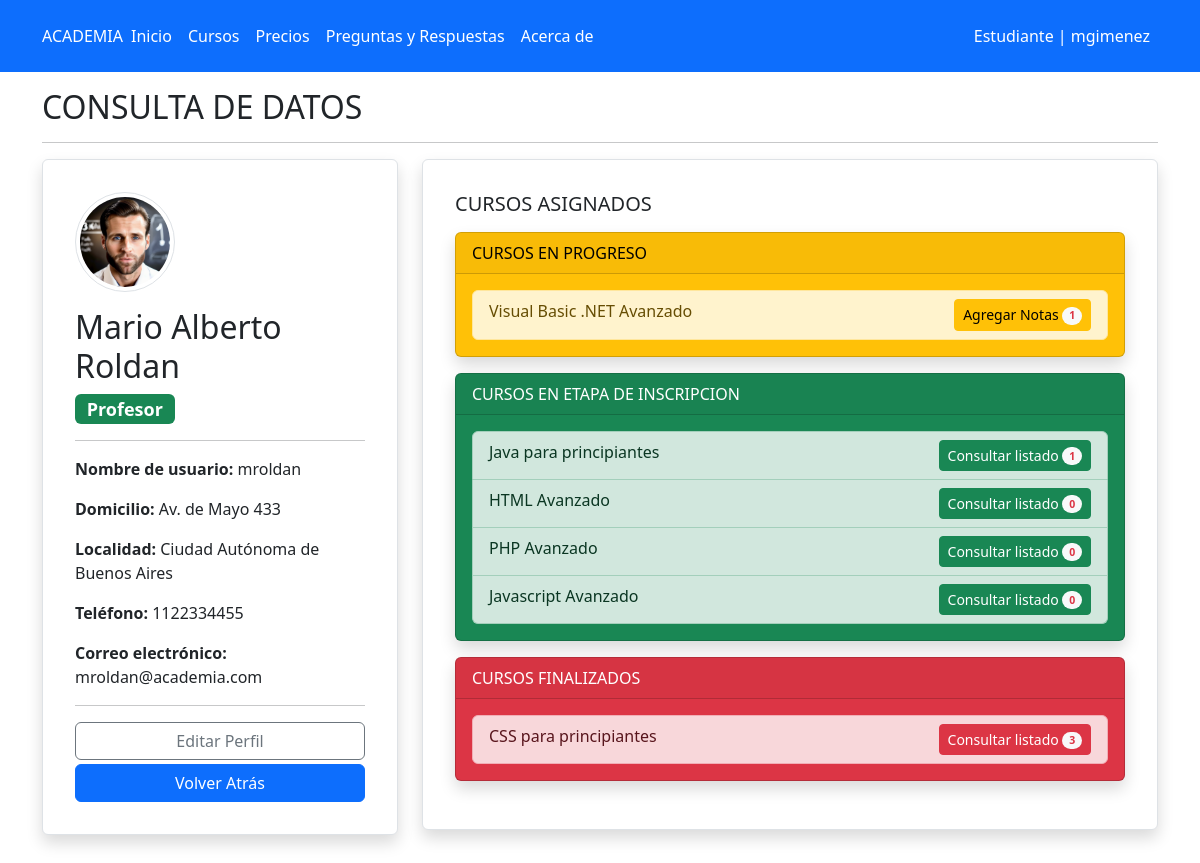
Page /user_details/2/ (signed in) on the committed database.
### accounts/models.py (models this page shows, shortened)
class Profile(models.Model):
    user = models.OneToOneField(User, on_delete=models.CASCADE, related_name='profile', verbose_name='Usuario')
    image = models.ImageField(default='default.png', upload_to='users/', verbose_name='Imagen de perfil')
    address = models.CharField(max_length=150, null=True, blank=True, verbose_name='Dirección')
    location = models.CharField(max_length=150, null=True, blank=True, verbose_name='Localidad')
    telephone = models.CharField(max_length=50, null=True, blank=True, verbose_name='Teléfono')
    created_by_admin = models.BooleanField(default=True, blank=True, null=True, verbose_name='Creado por Admin')
    class Meta:
        verbose_name = 'perfil'
        verbose_name_plural = 'perfiles'
        ordering = ['-id']

### core/models.py (models this page shows, shortened)
class Course(models.Model):
    STATUS_CHOICES = (
        ('I', 'En etapa de inscripción'),
        ('P', 'En progreso'),
        ('F', 'Finalizado'),
    )
    name = models.CharField(max_length=90, verbose_name='Nombre')
    description = models.TextField(blank=True, null=True, verbose_name='Descripción')
    teacher = models.ForeignKey(User, on_delete=models.CASCADE, limit_choices_to={'groups__name': 'profesores'}, verbose_name='Profesor')
    class_quantity = models.PositiveIntegerField(default=0, verbose_name='Cantidad de clases')
    status = models.CharField(max_length=1, choices=STATUS_CHOICES, default='I', verbose_name='Estado')
    class Meta:
        verbose_name = 'Curso'
        verbose_name_plural = 'Cursos'

### core/views.py (the view, shortened to what this page needs)
# urls.py: path('user_details/<int:pk>/', UserDetailsView.as_view(), name='user_details'),
@add_group_name_to_context
class UserDetailsView(LoginRequiredMixin, DetailView):
    model = User
    template_name = 'user_details.html'
    context_object_name = 'user_profile'
    def get_context_data(self, **kwargs):
        context = super().get_context_data(**kwargs)
        user = self.get_object()
        group_id, group_name, group_name_singular, color = get_group_and_color(user)
        groups = Group.objects.all()
        singular_names = [plural_to_singular(group.name).capitalize() for group in groups]
        groups_ids = [group.id for group in groups]
        singular_groups = zip(singular_names, groups_ids)
        context['group_id_user'] = group_id
        context['group_name_user'] = group_name
        context['group_name_singular_user'] = group_name_singular
        context['color_user'] = color
        context['singular_groups'] = singular_groups
        if user.groups.first().name == 'profesores':
            assigned_courses = Course.objects.filter(teacher=user).order_by('-id')
            inscription_courses = assigned_courses.filter(status='I')
            progress_courses = assigned_courses.filter(status='P')
            finalized_courses = assigned_courses.filter(status='F')
            context['inscription_courses'] = inscription_courses
            context['progress_courses'] = progress_courses
            context['finalized_courses'] = finalized_courses
        return context

### core/views.py (called while the page is built)
def plural_to_singular(plural):
    plural_singular = {
        "estudiantes": "estudiante",
        "profesores": "profesor",
        "preceptores": "preceptor",
        "administrativos": "administrativo",
    }
    return plural_singular.get(plural, "error")

def get_group_and_color(user):
    group = user.groups.first()
    group_id = None
    group_name = None
    group_name_singular = None
    color = None
    if group:
        if group.name == 'estudiantes':
            color = 'bg-primary'
        elif group.name == 'profesores':
            color = 'bg-success'
        elif group.name == 'preceptores':
            color = 'bg-secondary'
        elif group.name == 'administrativos':
            color = 'bg-danger'
        group_id = group.id
        group_name = group.name
        group_name_singular = plural_to_singular(group.name)
    return group_id, group_name, group_name_singular, color

def add_group_name_to_context(view_class):
    original_dispatch = view_class.dispatch
    def dispatch(self, request, *args, **kwargs):
        user = self.request.user
        group_id, group_name, group_name_singular, color = get_group_and_color(user)
        context = {
            'group_name': group_name,
            'group_name_singular': group_name_singular,
            'color': color
        }
        self.extra_context = context
        return original_dispatch(self, request, *args, **kwargs)
    view_class.dispatch = dispatch
    return view_class

### templates/user_details.html (shortened to what this page needs)
{% extends "base.html" %}
{% block content %}
<div class="container my-3 mb-5">
    <h2>CONSULTA DE DATOS</h2>
    <hr>
    <div class="row">
        <div class="col-md-4">
            <div class="card border rounded-2 shadow p-3 mb-3">
                <div class="card-body">
                    <img class="img-thumbnail rounded-circle mb-3" src="{{ user_profile.profile.image.url }}" alt="{{ user_profile.username }}" style="width: 100px;">
                    <h2>{{ user_profile.first_name }} {{ user_profile.last_name }}</h2>
                    <h4><span class="badge {{ color_user }}">{{ group_name_singular_user | capfirst }}</span></h4>
                    <hr>
                    <p><strong>Nombre de usuario: </strong>{{ user_profile.username}}</p>
                    <p><strong>Domicilio: </strong>{{ user_profile.profile.address }} </p>
                    <p><strong>Localidad: </strong>{{ user_profile.profile.location }} </p>
                    <p><strong>Teléfono:  </strong>{{ user_profile.profile.telephone }}</p>
                    <p><strong>Correo electrónico:  </strong>{{ user_profile.email }}</p>
                    <hr>
                    <button type="button" class="btn btn-outline-secondary w-100 mb-1" data-bs-toggle="modal" data-bs-target="#editProfileModal" data-student-id="{{ user_profile.id }}">
                        Editar Perfil
                    </button>
                    <a class="btn btn-primary w-100" href="{% url 'profile' %}">Volver Atrás</a>
                </div>
            </div>
        </div>
        <div class="col-md-8">
            <div class="card border rounded-2 shadow p-3 mb-3">
                <div class="card-body">
                    {% if group_name_user == 'estudiantes' %}
                        {% include 'profile/students.html' %}
                    {% elif group_name_user == 'profesores' %}
                        {% include 'profile/profesor.html' %}
                    {% elif group_name_user == 'preceptores' %}
                        {% include 'profile/preceptor.html' %}
                    {% endif %}
                </div>
            </div>
        </div>
    </div>
</div>
{% endblock %}

### templates/base.html (shortened to what this page needs)
<!doctype html>
<html lang="es">
<head>
    {% load static %}
    <link href="{% static 'css/bootstrap.min.css' %}" rel="stylesheet">
</head>
    <body>
        {% include 'header.html' %}
        {% block content %}{% endblock %}
    </body>
</html>

### templates/header.html
{% if user.is_authenticated %}
    {% if group_name == 'estudiantes' %}
        <header class="p-3 text-bg-dark bg-primary">
    {% elif group_name == 'profesores' %}
        <header class="p-3 text-bg-dark bg-success">
    {% elif group_name == 'preceptores' %}
        <header class="p-3 text-bg-dark bg-secondary">
    {% elif group_name == 'administrativos' %}
        <header class="p-3 text-bg-dark bg-danger">
    {% endif %}
{% else %}
    <header class="p-3 text-bg-dark bg-primary">
{% endif %}
<div class="container">
    <div class="d-flex flex-wrap align-items-center justify-content-center justify-content-lg-start">
        <a href="{% url 'home' %}" class="d-flex align-items-center mb-2 mb-lg-0 text-white text-decoration-none">
            ACADEMIA
        </a>
        {% if user.is_authenticated %}
            {% if group_name == 'estudiantes' %}
                <ul class="nav col-12 col-lg-auto me-lg-auto mb-2 justify-content-center mb-md-0 bg-primary">
            {% elif group_name == 'profesores' %}
                <ul class="nav col-12 col-lg-auto me-lg-auto mb-2 justify-content-center mb-md-0 bg-success">
            {% elif group_name == 'preceptores' %}
                <ul class="nav col-12 col-lg-auto me-lg-auto mb-2 justify-content-center mb-md-0 bg-secondary">
            {% elif group_name == 'administrativos' %}
                <ul class="nav col-12 col-lg-auto me-lg-auto mb-2 justify-content-center mb-md-0 bg-danger">
            {% endif %}
        {% else %}
            <ul class="nav col-12 col-lg-auto me-lg-auto mb-2 justify-content-center mb-md-0 bg-primary">
        {% endif %}
        <li><a href="{% url 'home' %}" class="nav-link px-2 text-white">Inicio</a></li>
        <li><a href="{% url 'courses' %}" class="nav-link px-2 text-white">Cursos</a></li>
        {% if not user.is_authenticated or group_name == 'estudiantes' %}
            <li><a href="{% url 'pricing' %}" class="nav-link px-2 text-white">Precios</a></li>
            <li><a href="#" class="nav-link px-2 text-white">Preguntas y Respuestas</a></li>
            <li><a href="#" class="nav-link px-2 text-white">Acerca de</a></li>
        {% endif %}
        </ul>
        <div class="text-end">
            {% if user.is_authenticated %}
                <li style="list-style-type: none;">
                    <a class="nav-link px-2 text-white" href="{% url 'profile' %}">{{ group_name_singular|capfirst }}
                        | {{ user.username }}</a>
                </li>
            {% else %}
                <a class="btn btn-outline-light me-2" href="{% url 'custom_login' %}">Iniciar Sesión</a>
                <a class="btn btn-warning" href="{% url 'register' %}">Registrarse</a>
            {% endif %}
        </div>
    </div>
</div>
</header>

### templates/profile/profesor.html
<h5>CURSOS ASIGNADOS</h5>
<div class="card text-bg-warning shadow mt-3 mb-3">
	<div class="card-header">CURSOS EN PROGRESO</div>
	<div class="card-body">
		{% if progress_courses %}
			<ul class="list-group">
				{% for course in progress_courses %}
					{% with enrollment_count=course.registration_set.count %}
						<li class="list-group-item list-group-item-warning">
							{{ course.name }}
							<a href="{% url 'student_list_mark' course.id %}"
							   class="btn btn-sm btn-warning float-end">
								{% if course.status == 'P' %}
									Agregar Notas
								{% endif %}
								<span class="badge rounded-pill bg-light text-danger">{{ enrollment_count }}</span>
							</a>
						</li>
					{% endwith %}
				{% endfor %}
			</ul>
		{% else %}
			<div class="alert alert-warning" role="alert">
				No tiene Cursos en progreso asignados hasta el momento
			</div>
		{% endif %}
	</div>
</div>
<div class="card text-bg-success shadow mb-3">
	<div class="card-header">CURSOS EN ETAPA DE INSCRIPCION</div>
	<div class="card-body">
		{% if inscription_courses %}
			<ul class="list-group">
				{% for course in inscription_courses %}
					{% with enrollment_count=course.registration_set.count %}
						<li class="list-group-item list-group-item-success">
							{{ course.name }}
							<a href="{% url 'student_list_mark' course.id %}"
							   class="btn btn-sm btn-success float-end">
								{% if course.status == 'I' %}
									Consultar listado
								{% endif %}
								<span class="badge rounded-pill bg-light text-danger">{{ enrollment_count }}</span>
							</a>
						</li>
					{% endwith %}
				{% endfor %}
			</ul>
		{% else %}
			<div class="alert alert-success" role="alert">
				No tiene Cursos en estado de inscripcion asignados hasta el momento
			</div>
		{% endif %}
	</div>
</div>
<div class="card text-bg-danger shadow mb-3">
	<div class="card-header">CURSOS FINALIZADOS</div>
	<div class="card-body">
		{% if finalized_courses %}
			<ul class="list-group">
				{% for course in finalized_courses %}
					{% with enrollment_count=course.registration_set.count %}
						<li class="list-group-item list-group-item-danger">
							{{ course.name }}
							<a href="{% url 'student_list_mark' course.id %}" class="btn btn-sm btn-danger float-end">
								{% if course.status == 'F' %}
									Consultar listado
								{% endif %}
								<span class="badge rounded-pill bg-light text-danger">{{ enrollment_count }}</span>
							</a>
						</li>
					{% endwith %}
				{% endfor %}
			</ul>
		{% else %}
			<div class="alert alert-danger" role="alert">
				No tiene Cursos finalizados asignados hasta el momento
			</div>
		{% endif %}
	</div>
</div>

### rows in the picture
Course: name "Visual Basic .NET Avanzado", status "Agregar Notas", registration_set.count "1"
Course: name "Java para principiantes", status "Consultar listado", registration_set.count "1"
Course: name "HTML Avanzado", status "Consultar listado", registration_set.count "0"
Course: name "PHP Avanzado", status "Consultar listado", registration_set.count "0"
Course: name "Javascript Avanzado", status "Consultar listado", registration_set.count "0"
Course: name "CSS para principiantes", status "Consultar listado", registration_set.count "3"

### other values in the picture
{{ group_name_singular|capfirst }} "Estudiante"
{{ user.username }} "mgimenez"
{{ user_profile.first_name }} "Mario Alberto"
{{ user_profile.last_name }} "Roldan"
{{ group_name_singular_user | capfirst }} "Profesor"
{{ user_profile.username }} "mroldan"
{{ user_profile.profile.address }} "Av. de Mayo 433"
{{ user_profile.profile.location }} "Ciudad Autónoma de Buenos Aires"
{{ user_profile.profile.telephone }} "1122334455"
{{ user_profile.email }} "mroldan@academia.com"
